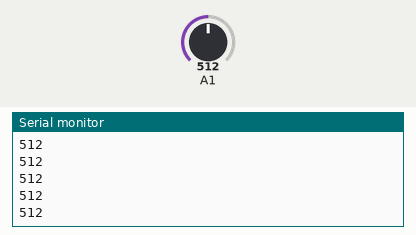
Bench run of a sketch on a simulated Arduino Uno, built with avr-gcc and run on an emulated ATmega328P. Shown: the last lines printed to the serial monitor. Inputs (shaded band) come from the test bench; at power-on: A1 = 512.

Above: at 1.2 s.
1.3 s: A1 set to 716
At 1.8 s:
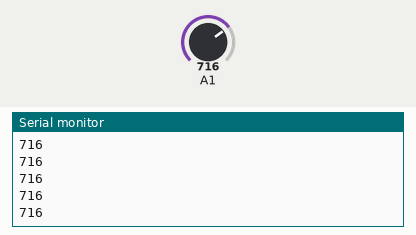
2.8 s: A1 set to 900
At 3.3 s:
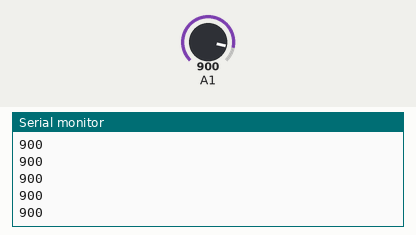
Timing chart, 0 to 5.8 s (numbered marks = the images above; inputs shaded):
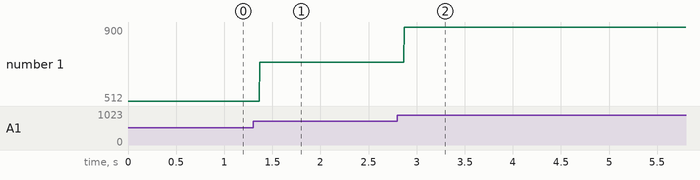

The sketch:

Side_Wall_Sensor.ino
```cpp
#include <Servo.h>

typedef uint8_t byte;

int start = 0;


/* -------------------------------
 *           THRESHOLDS
 * -------------------------------
 */
//servo speeds
#define slow_R 88
#define slow_L 92
#define med_R 87
#define med_L 93
#define med_fast_R 85
#define med_fast_L 95
#define fast_R 0
#define fast_L 180

#define back_slow_R 92
#define back_slow_L 88
#define back_med_R 93
#define back_med_L 87
#define back_med_fast_R 95
#define back_med_fast_L 85
#define back_fast_R 180
#define back_fast_L 0

// line follower thresholds
#define left_to;
#define mid_to;
#define right_to;

// dist sensors thresholds
#define distLow;    //far
#define distHigh;   //close
#define frontDist;

// turning thresholds

byte sampler = 5;
byte sampler2 = 5;

/* -------------------------------
 *        PIN DEFINITIONS
 * -------------------------------
 */

Servo left;
Servo right;
int pinLeft = 5;
int pinRight = 6;

// line sensors
int lineSensorL = A0;
int lineSensorM = A1;
int lineSensorR = A2;
int LSL;
int LSM;
int LSR;
bool intersectFlag = 0;

// dist sensors
int common_dist_pin = A3;
int distFront = 0;
int distLeft = 0;
int distRight = 0;

//  IR sensors
int irFront = 0;
int irBack = 0;
int irLeft = 0;
int irRight = 0;

// mux control pins
int mux_c = 3;
int mux_b = 4;
int mux_a = 7;

// light pins
int ledPin_front = 2;
int ledPin_right = 3;

int travelCounter;
int nextDirection;

int m = 0;

long average_left = 0;
long average_right = 0;
int sample = 50;

void buff_clear(){
  while(Serial.available() != 0){
    Serial.read();
  }
}
void setup(){
  Serial.begin(9600);
}

void loop(){
//  int state_flag = 0;
//  average_left = 0;
//  average_right = 0;
//
//  Serial.print("\nPlace front wall in front of choice location! Press 1.\n");
//  while(state_flag != 1){
//    while(Serial.available() == 0) { }
//    if (Serial.available() > 0){
//      int readByte = Serial.parseInt();
//      if (readByte ==  1){
//        for(int x =0; x<sample; x++){
//          digitalWrite(mux_a, LOW);
//          digitalWrite(mux_b, LOW);
//          digitalWrite(mux_c, LOW);
//          average_left += analogRead(A3);
//
//          digitalWrite(mux_a, HIGH);
//          digitalWrite(mux_b, LOW);
//          digitalWrite(mux_c, LOW);
//          average_right += analogRead(A3);
//        }
//        int left_averaged = average_left/sample;
//        int right_averaged = average_right/sample;
//        state_flag = 1;
//        Serial.print("Left Average:\n");
//        Serial.print(left_averaged);
//        Serial.println("");
//        Serial.print("Right Average:\n");
//        Serial.print(right_averaged);
//        Serial.println("");
//      }
//      else{
//        Serial.print("1 not pressed. Try again.\n");
//      }
//      buff_clear();
//    }
//  }
// LLL - LEFT
// LHL - RUGHT
  digitalWrite(mux_a, LOW);
         digitalWrite(mux_b, HIGH);
          digitalWrite(mux_c, LOW);
        average_right = analogRead(A1);
        Serial.println(average_right);

}
```

Measured:
- after the input at 1.3 s, the serial monitor: prints a new line after 0.07 s (image 1)
- after the input at 2.8 s, the serial monitor: prints a new line after 0.07 s (image 2)
- plotted number 1: 512 → 716 after the input at 1.3 s, 716 → 900 after the input at 2.8 s
